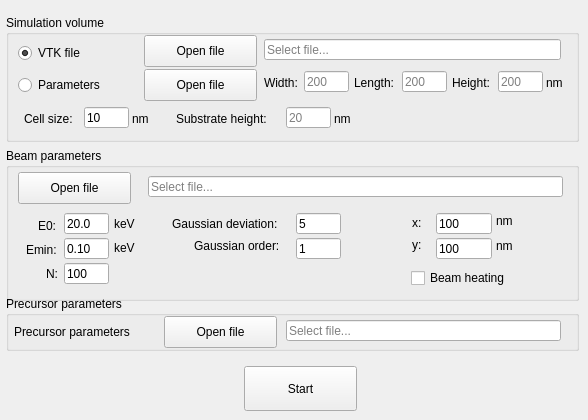
      <widget class="QWidget" name="tab_mc">
       <attribute name="title">
        <string>Monte Carlo</string>
       </attribute>
       <widget class="QGroupBox" name="groupBox_3">
        <property name="geometry">
         <rect>
          <x>6</x>
          <y>15</y>
          <width>573</width>
          <height>127</height>
         </rect>
        </property>
        <property name="title">
         <string>Simulation volume</string>
        </property>
        <widget class="QRadioButton" name="choice_geom_parameters_file_mc">
         <property name="geometry">
          <rect>
           <x>12</x>
           <y>60</y>
           <width>119</width>
           <height>20</height>
          </rect>
         </property>
         <property name="text">
          <string>Parameters</string>
         </property>
        </widget>
        <widget class="QRadioButton" name="choice_vtk_file_mc">
         <property name="geometry">
          <rect>
           <x>12</x>
           <y>28</y>
           <width>100</width>
           <height>20</height>
          </rect>
         </property>
         <property name="text">
          <string>VTK file</string>
         </property>
         <property name="checked">
          <bool>true</bool>
         </property>
        </widget>
        <widget class="QPushButton" name="open_vtk_file_button_mc">
         <property name="geometry">
          <rect>
           <x>138</x>
           <y>20</y>
           <width>113</width>
           <height>32</height>
          </rect>
         </property>
         <property name="text">
          <string>Open file</string>
         </property>
        </widget>
        <widget class="QLineEdit" name="input_width_mc">
         <property name="geometry">
          <rect>
           <x>298</x>
           <y>56</y>
           <width>45</width>
           <height>21</height>
          </rect>
         </property>
         <property name="inputMask">
          <string/>
         </property>
         <property name="maxLength">
          <number>5</number>
         </property>
         <property name="placeholderText">
          <string>200</string>
         </property>
        </widget>
        <widget class="QLineEdit" name="input_height_mc">
         <property name="geometry">
          <rect>
           <x>492</x>
           <y>56</y>
           <width>45</width>
           <height>21</height>
          </rect>
         </property>
         <property name="inputMask">
          <string/>
         </property>
         <property name="maxLength">
          <number>5</number>
         </property>
         <property name="placeholderText">
          <string>200</string>
         </property>
        </widget>
        <widget class="QLineEdit" name="input_length_mc">
         <property name="geometry">
          <rect>
           <x>396</x>
           <y>56</y>
           <width>45</width>
           <height>21</height>
          </rect>
         </property>
         <property name="inputMask">
          <string/>
         </property>
         <property name="maxLength">
          <number>5</number>
         </property>
         <property name="placeholderText">
          <string>200</string>
         </property>
        </widget>
        <widget class="QLabel" name="l_dimensions_units_mc">
         <property name="geometry">
          <rect>
           <x>540</x>
           <y>60</y>
           <width>19</width>
           <height>16</height>
          </rect>
         </property>
         <property name="text">
          <string>nm</string>
         </property>
        </widget>
        <widget class="QPushButton" name="open_geom_parameters_file_button_mc">
         <property name="geometry">
          <rect>
           <x>138</x>
           <y>54</y>
           <width>113</width>
           <height>32</height>
          </rect>
         </property>
         <property name="text">
          <string>Open file</string>
         </property>
        </widget>
        <widget class="QLineEdit" name="vtk_filename_display_mc">
         <property name="geometry">
          <rect>
           <x>258</x>
           <y>24</y>
           <width>297</width>
           <height>21</height>
          </rect>
         </property>
         <property name="readOnly">
          <bool>true</bool>
         </property>
         <property name="placeholderText">
          <string>Select file...</string>
         </property>
        </widget>
        <widget class="QLabel" name="l_width_mc">
         <property name="geometry">
          <rect>
           <x>258</x>
           <y>60</y>
           <width>41</width>
           <height>16</height>
          </rect>
         </property>
         <property name="text">
          <string>Width:</string>
         </property>
        </widget>
        <widget class="QLabel" name="l_length_mc">
         <property name="geometry">
          <rect>
           <x>348</x>
           <y>60</y>
           <width>49</width>
           <height>16</height>
          </rect>
         </property>
         <property name="text">
          <string>Length:</string>
         </property>
        </widget>
        <widget class="QLabel" name="l_height_mc">
         <property name="geometry">
          <rect>
           <x>446</x>
           <y>60</y>
           <width>45</width>
           <height>16</height>
          </rect>
         </property>
         <property name="text">
          <string>Height:</string>
         </property>
        </widget>
        <widget class="QLabel" name="l_cell_size_mc">
         <property name="geometry">
          <rect>
           <x>18</x>
           <y>96</y>
           <width>60</width>
           <height>16</height>
          </rect>
         </property>
         <property name="text">
          <string>Cell size:</string>
         </property>
        </widget>
        <widget class="QLineEdit" name="input_cell_size_mc">
         <property name="geometry">
          <rect>
           <x>78</x>
           <y>92</y>
           <width>45</width>
           <height>21</height>
          </rect>
         </property>
         <property name="inputMask">
          <string/>
         </property>
         <property name="text">
          <string>10</string>
         </property>
         <property name="maxLength">
          <number>4</number>
         </property>
         <property name="placeholderText">
          <string>10</string>
         </property>
        </widget>
        <widget class="QLabel" name="l_cell_size_units_mc">
         <property name="geometry">
          <rect>
           <x>126</x>
           <y>96</y>
           <width>19</width>
           <height>16</height>
          </rect>
         </property>
         <property name="text">
          <string>nm</string>
         </property>
        </widget>
        <widget class="QLabel" name="l_substrate_height_mc">
         <property name="geometry">
          <rect>
           <x>170</x>
           <y>96</y>
           <width>105</width>
           <height>16</height>
          </rect>
         </property>
         <property name="text">
          <string>Substrate height:</string>
         </property>
        </widget>
        <widget class="QLineEdit" name="input_substrate_height_mc">
         <property name="geometry">
          <rect>
           <x>280</x>
           <y>92</y>
           <width>45</width>
           <height>21</height>
          </rect>
         </property>
         <property name="inputMask">
          <string/>
         </property>
         <property name="maxLength">
          <number>4</number>
         </property>
         <property name="placeholderText">
          <string>20</string>
         </property>
        </widget>
        <widget class="QLabel" name="l_substrate_height_units_mc">
         <property name="geometry">
          <rect>
           <x>328</x>
           <y>96</y>
           <width>19</width>
           <height>16</height>
          </rect>
         </property>
         <property name="text">
          <string>nm</string>
         </property>
        </widget>
       </widget>
       <widget class="QGroupBox" name="groupBox_5">
        <property name="geometry">
         <rect>
          <x>6</x>
          <y>148</y>
          <width>573</width>
          <height>153</height>
         </rect>
        </property>
        <property name="title">
         <string>Beam parameters</string>
        </property>
        <widget class="QLineEdit" name="energy_cutoff">
         <property name="geometry">
          <rect>
           <x>58</x>
           <y>90</y>
           <width>45</width>
           <height>21</height>
          </rect>
         </property>
         <property name="inputMask">
          <string/>
         </property>
         <property name="text">
          <string>0.10</string>
         </property>
         <property name="maxLength">
          <number>4</number>
         </property>
         <property name="placeholderText">
          <string>0.1</string>
         </property>
        </widget>
        <widget class="QLabel" name="label_17">
         <property name="geometry">
          <rect>
           <x>32</x>
           <y>70</y>
           <width>25</width>
           <height>16</height>
          </rect>
         </property>
         <property name="text">
          <string>E0:</string>
         </property>
        </widget>
        <widget class="QLineEdit" name="beam_energy">
         <property name="geometry">
          <rect>
           <x>58</x>
           <y>65</y>
           <width>45</width>
           <height>21</height>
          </rect>
         </property>
         <property name="inputMask">
          <string/>
         </property>
         <property name="text">
          <string>20.0</string>
         </property>
         <property name="maxLength">
          <number>4</number>
         </property>
         <property name="placeholderText">
          <string>20.0</string>
         </property>
        </widget>
        <widget class="QLabel" name="label_18">
         <property name="geometry">
          <rect>
           <x>20</x>
           <y>94</y>
           <width>41</width>
           <height>16</height>
          </rect>
         </property>
         <property name="text">
          <string>Emin:</string>
         </property>
        </widget>
        <widget class="QLineEdit" name="settings_filename_display_mc">
         <property name="geometry">
          <rect>
           <x>142</x>
           <y>28</y>
           <width>415</width>
           <height>21</height>
          </rect>
         </property>
         <property name="readOnly">
          <bool>true</bool>
         </property>
         <property name="placeholderText">
          <string>Select file...</string>
         </property>
        </widget>
        <widget class="QPushButton" name="open_beam_parameters_file_button_mc">
         <property name="geometry">
          <rect>
           <x>12</x>
           <y>24</y>
           <width>113</width>
           <height>32</height>
          </rect>
         </property>
         <property name="text">
          <string>Open file</string>
         </property>
        </widget>
        <widget class="QLineEdit" name="number_of_e">
         <property name="geometry">
          <rect>
           <x>58</x>
           <y>115</y>
           <width>45</width>
           <height>21</height>
          </rect>
         </property>
         <property name="inputMask">
          <string/>
         </property>
         <property name="text">
          <string>100</string>
         </property>
         <property name="maxLength">
          <number>5</number>
         </property>
         <property name="placeholderText">
          <string>100</string>
         </property>
        </widget>
        <widget class="QLabel" name="label_21">
         <property name="geometry">
          <rect>
           <x>40</x>
           <y>118</y>
           <width>15</width>
           <height>16</height>
          </rect>
         </property>
         <property name="text">
          <string>N:</string>
         </property>
        </widget>
        <widget class="QLineEdit" name="gauss_dev">
         <property name="geometry">
          <rect>
           <x>290</x>
           <y>65</y>
           <width>45</width>
           <height>21</height>
          </rect>
         </property>
         <property name="inputMask">
          <string/>
         </property>
         <property name="text">
          <string>5</string>
         </property>
         <property name="maxLength">
          <number>4</number>
         </property>
         <property name="placeholderText">
          <string>5</string>
         </property>
        </widget>
        <widget class="QLabel" name="label_22">
         <property name="geometry">
          <rect>
           <x>166</x>
           <y>68</y>
           <width>123</width>
           <height>16</height>
          </rect>
         </property>
         <property name="text">
          <string>Gaussian deviation:</string>
         </property>
        </widget>
        <widget class="QLineEdit" name="x_pos">
         <property name="geometry">
          <rect>
           <x>430</x>
           <y>65</y>
           <width>56</width>
           <height>21</height>
          </rect>
         </property>
         <property name="inputMask">
          <string/>
         </property>
         <property name="text">
          <string>100</string>
         </property>
         <property name="maxLength">
          <number>4</number>
         </property>
         <property name="placeholderText">
          <string>100</string>
         </property>
        </widget>
        <widget class="QLabel" name="label_23">
         <property name="geometry">
          <rect>
           <x>406</x>
           <y>67</y>
           <width>21</width>
           <height>16</height>
          </rect>
         </property>
         <property name="text">
          <string>x:</string>
         </property>
        </widget>
        <widget class="QLineEdit" name="y_pos">
         <property name="geometry">
          <rect>
           <x>430</x>
           <y>90</y>
           <width>56</width>
           <height>21</height>
          </rect>
         </property>
         <property name="inputMask">
          <string/>
         </property>
         <property name="text">
          <string>100</string>
         </property>
         <property name="maxLength">
          <number>4</number>
         </property>
         <property name="placeholderText">
          <string>100</string>
         </property>
        </widget>
        <widget class="QLabel" name="label_25">
         <property name="geometry">
          <rect>
           <x>406</x>
           <y>89</y>
           <width>21</width>
           <height>16</height>
          </rect>
         </property>
         <property name="text">
          <string>y:</string>
         </property>
        </widget>
        <widget class="QLabel" name="label_26">
         <property name="geometry">
          <rect>
           <x>108</x>
           <y>68</y>
           <width>25</width>
           <height>16</height>
          </rect>
         </property>
         <property name="text">
          <string>keV</string>
         </property>
        </widget>
        <widget class="QLabel" name="label_27">
         <property name="geometry">
          <rect>
           <x>108</x>
           <y>92</y>
           <width>25</width>
           <height>16</height>
          </rect>
         </property>
         <property name="text">
          <string>keV</string>
         </property>
        </widget>
        <widget class="QLabel" name="label_28">
         <property name="geometry">
          <rect>
           <x>490</x>
           <y>65</y>
           <width>25</width>
           <height>16</height>
          </rect>
         </property>
         <property name="text">
          <string>nm</string>
         </property>
        </widget>
        <widget class="QLabel" name="label_29">
         <property name="geometry">
          <rect>
           <x>490</x>
           <y>90</y>
           <width>25</width>
           <height>16</height>
          </rect>
         </property>
         <property name="text">
          <string>nm</string>
         </property>
        </widget>
        <widget class="QLineEdit" name="gauss_order">
         <property name="geometry">
          <rect>
           <x>290</x>
           <y>90</y>
           <width>45</width>
           <height>21</height>
          </rect>
         </property>
         <property name="inputMask">
          <string/>
         </property>
         <property name="text">
          <string>1</string>
         </property>
         <property name="maxLength">
          <number>4</number>
         </property>
         <property name="placeholderText">
          <string>5</string>
         </property>
        </widget>
        <widget class="QLabel" name="label_30">
         <property name="geometry">
          <rect>
           <x>188</x>
           <y>90</y>
           <width>101</width>
           <height>16</height>
          </rect>
         </property>
         <property name="text">
          <string>Gaussian order:</string>
         </property>
        </widget>
        <widget class="QCheckBox" name="checkbox_beam_heating">
         <property name="geometry">
          <rect>
           <x>405</x>
           <y>120</y>
           <width>111</width>
           <height>20</height>
          </rect>
         </property>
         <property name="toolTip">
          <string>Calculate 3D distribution of volumetric heat sources 1) from primary electrons, 2) from seondary electrons, 3) total </string>
         </property>
         <property name="text">
          <string>Beam heating</string>
         </property>
        </widget>
       </widget>
       <widget class="QGroupBox" name="groupBox_6">
        <property name="geometry">
         <rect>
          <x>6</x>
          <y>296</y>
          <width>573</width>
          <height>55</height>
         </rect>
        </property>
        <property name="title">
         <string>Precursor parameters</string>
        </property>
        <widget class="QPushButton" name="open_precursor_parameters_file_button_mc">
         <property name="geometry">
          <rect>
           <x>158</x>
           <y>20</y>
           <width>113</width>
           <height>32</height>
          </rect>
         </property>
         <property name="text">
          <string>Open file</string>
         </property>
        </widget>
        <widget class="QLineEdit" name="precursor_parameters_filename_display_mc">
         <property name="geometry">
          <rect>
           <x>280</x>
           <y>24</y>
           <width>275</width>
           <height>21</height>
          </rect>
         </property>
         <property name="readOnly">
          <bool>true</bool>
         </property>
         <property name="placeholderText">
          <string>Select file...</string>
         </property>
        </widget>
        <widget class="QLabel" name="label_24">
         <property name="geometry">
          <rect>
           <x>8</x>
           <y>28</y>
           <width>143</width>
           <height>16</height>
          </rect>
         </property>
         <property name="text">
          <string>Precursor parameters</string>
         </property>
        </widget>
       </widget>
       <widget class="QPushButton" name="start_mc_button">
        <property name="geometry">
         <rect>
          <x>244</x>
          <y>366</y>
          <width>113</width>
          <height>45</height>
         </rect>
        </property>
        <property name="text">
         <string>Start</string>
        </property>
       </widget>
      </widget>
